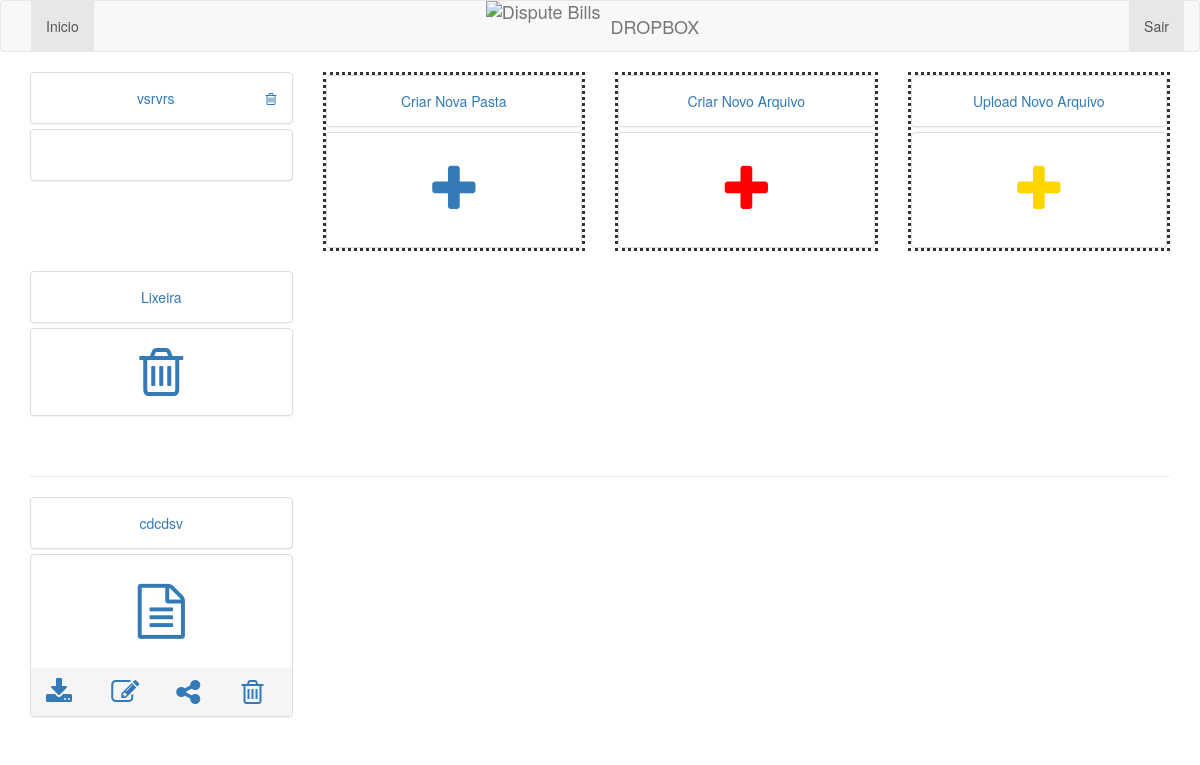
/app (signed in), run on an earlier commit of the app's database.
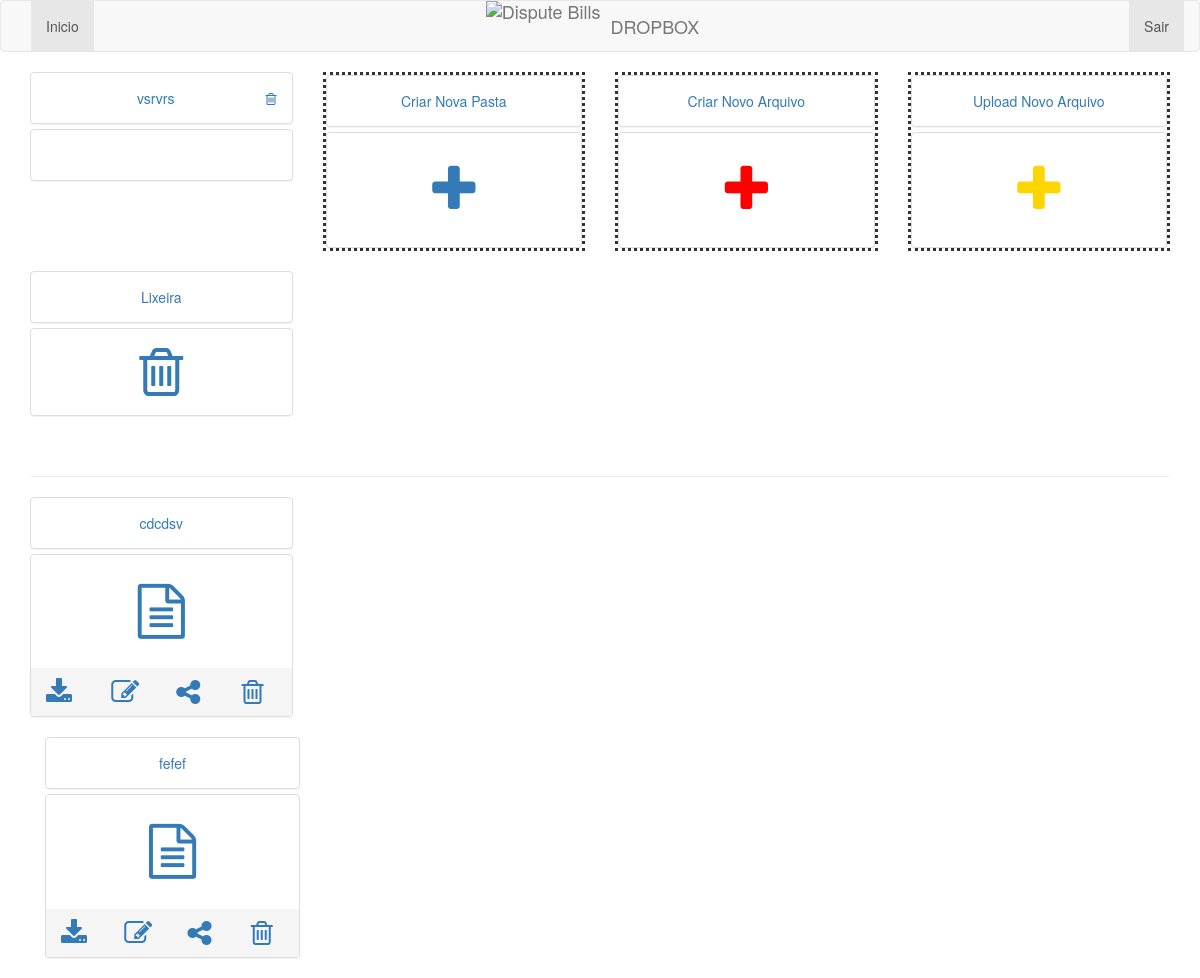
And on a later commit of the database.
### app/models.py (models this page shows)
class Pasta(models.Model):
    titulo = models.CharField(max_length=100)
    desc = models.CharField(max_length=100, blank=True, null=True)
    status = models.BooleanField(default=True)
    criado_em = models.DateTimeField(auto_now_add=True)
    editado_em = models.DateTimeField(auto_now=True)

class Arquivo(models.Model):
    nome = models.CharField(max_length=100)
    arquivo = models.FileField()
    pasta = models.ForeignKey(Pasta, blank=True, null=True)
    tipo = models.CharField(max_length=50, choices=TIPOS)
    status = models.BooleanField(default=True)
    criado_em = models.DateTimeField(auto_now_add=True)
    editado_em = models.DateTimeField(auto_now=True)

### app/views.py (the view)
# urls.py: url(r'^app', views.app, name='app'),
def app(request):
    usuario = Usuario.objects.get(email=request.session['email'])
    return render_to_response('app.html', {'usuario': usuario}, context_instance=RequestContext(request))

### app/templates/app.html (shortened to what this page needs)
{% extends 'base.html' %}
{% block content %}
<div class='row'>
    {% for pasta in usuario.pastas.all %}
        {% if pasta.status %}
            <div class='col-xs-6 col-sm-4 col-md-3'>
                <div class="panel-group">
                  <div class="panel panel-default">
                    <div class="panel-body text-center">
                      <a href='/pasta/{{ pasta.id }}'>{{ pasta.titulo }}</a>
                        <a href='/remove-pasta/{{ pasta.id }}' class='pull-right'><span class='fa fa-1x fa-trash-o'></span></a>
                    </div>
                  </div>
                  <div class="panel panel-default">
                    <div class="panel-body text-center">
                    </div>
                  </div>
                </div>
            </div>
        {% endif %}
    {% endfor %}
        <div class='col-xs-6 col-sm-4 col-md-3'>
            <div class="panel-group" style='border-style: dotted;'>
              <div class="panel panel-default">
                <div class="panel-body text-center"><a href='/nova-pasta'>Criar Nova Pasta</a></div>
              </div>
              <div class="panel panel-default">
                <div class="panel-body text-center">
                    <label style='font-size:55px;'><a href='/nova-pasta'><span class='fa fa-1x fa-plus'></span></a></label>
                </div>
              </div>
            </div>
        </div>
        <div class='col-xs-6 col-sm-4 col-md-3'>
            <div class="panel-group" style='border-style: dotted;'>
              <div class="panel panel-default">
                <div class="panel-body text-center"><a href='/novo-arquivo'>Criar Novo Arquivo</a></div>
              </div>
              <div class="panel panel-default">
                <div class="panel-body text-center">
                    <label style='font-size:55px;'><a href='/novo-arquivo'><span class='fa fa-1x fa-plus' style='color: red;'></span></a></label>
                </div>
              </div>
            </div>
        </div>
        <div class='col-xs-6 col-sm-4 col-md-3'>
            <div class="panel-group" style='border-style: dotted;'>
              <div class="panel panel-default">
                <div class="panel-body text-center"><a href='/upload-arquivo'>Upload Novo Arquivo</a></div>
              </div>
              <div class="panel panel-default">
                <div class="panel-body text-center">
                    <label style='font-size:55px;'><a href='/upload-arquivo'><span class='fa fa-1x fa-plus' style='color: #ffd500;'></span></a></label>
                </div>
              </div>
            </div>
        </div>
        <div class='col-xs-6 col-sm-4 col-md-3'>
            <div class="panel-group">
              <div class="panel panel-default">
                <div class="panel-body text-center"><a href='/lixeira/{{ pasta.id }}'>Lixeira</a></div>
              </div>
              <div class="panel panel-default">
                <div class="panel-body text-center">
                    <a href='/lixeira'><span class='fa fa-4x fa-trash-o'></span></a>
                </div>
              </div>
            </div>
        </div>
</div>
<br/>
<hr/>
<div class='row'>
    {% for arq in usuario.arquivos.all %}
        {% if not arq.pasta and arq.status %}
            <div class='col-xs-6 col-sm-4 col-md-3'>
                <div class="panel-group">
                  <div class="panel panel-default">
                    <div class="panel-body text-center">
                        <a href='/arquivo/{{ arq.id }}'>{{ arq.nome }}</a>
                    </div>
                  </div>
                  <div class="panel panel-default">
                    <div class="panel-body text-center">
                        <label style='font-size:55px;'><a href='/arquivo/{{ arq.id }}'><span class='fa fa-1x fa-file-text-o'></span></a></label>
                    </div>
                    <div class="panel-footer">
                        <div class='row'>
                            <div class='col-xs-3'>
                                <a href='/media/{{arq.arquivo}}' download='/media/{{arq.arquivo}}'><span class='fa fa-2x fa-download'></span></a>
                            </div>
                            <div class='col-xs-3'>
                                <a href='/edit-arquivo/{{ arq.id }}'><span class='fa fa-2x fa-edit'></span></a>
                            </div>
                            <div class='col-xs-3'>
                                <a data-toggle="modal" data-target="#modal{{arq.id}}"><span class='fa fa-2x fa-share-alt'></span></a>
                            </div>
                            <div class='col-xs-3'>
                                <a href='/remove-arquivo/{{ arq.id }}'><span class='fa fa-2x fa-trash-o'></span></a>
                            </div>
                        </div>
                    </div>
                  </div>
                  </div>
                </div>
            </div>
        {% endif %}
    {% endfor %}
</div>
{% endblock %}

### app/templates/base.html (shortened to what this page needs)
<!DOCTYPE html>
<html lang="pt-br">
<head>
    <link rel="stylesheet" type="text/css" href="https://maxcdn.bootstrapcdn.com/bootstrap/3.3.7/css/bootstrap.min.css">
    <link rel='stylesheet' type='text/css' href='https://maxcdn.bootstrapcdn.com/font-awesome/4.6.3/css/font-awesome.min.css'>
    <link rel='stylesheet' type='text/css' href='https://cdnjs.cloudflare.com/ajax/libs/sweetalert/1.1.3/sweetalert.min.css'>
    <link rel="stylesheet" type="text/css" href="https://cdn.datatables.net/v/dt/jq-2.2.3/dt-1.10.12/r-2.1.0/datatables.min.css"/>
</head>
<body>
{% include 'menu.html' %}
<div class="container">
  {% block content %}
  {% endblock %}
</body>
</html>

### app/templates/menu.html (shortened to what this page needs)
<nav class="navbar navbar-default">
    <div class="container-fluid">
      <div class="brand-centered">
      <a class="navbar-brand" href="/"><img style="margin-right: 10px; padding: 0;" src="http://res.cloudinary.com/disputebills/image/upload/v1462474206/blue-mark_cnzgry.png" alt="Dispute Bills">DROPBOX
      </a>
      </div>
      <div id="navbar9" class="navbar-collapse collapse">
        <ul class="nav navbar-nav navbar-left">
          <li class="active"><a href="/">Inicio</a></li>
        </ul>
        <ul class="nav navbar-nav navbar-right">
          <li class="active"><a href="/logout">Sair</a></li>
        </ul>
      </div>
    </div>
  </nav>

### app/templates/base.html (style rules this page uses)
.navbar-brand { padding: 0px; }
.navbar-brand>img { height: 100%; padding: 15px; width: auto; }
.brand-centered { display: flex; justify-content: center; position: absolute; width: 100%; left: 0; top: 0; }
.brand-centered .navbar-brand { display: flex; align-items: center; }

What changed in the data, as far as the page shows it:
added Arquivo: nome "fefef"
